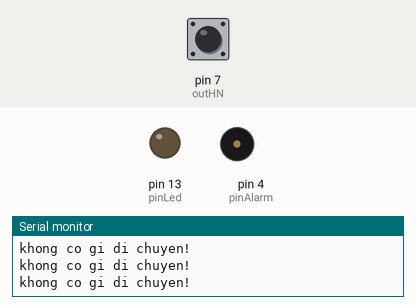
Simulated run of this sketch. Board: Arduino Uno, built with avr-gcc and run on an emulated ATmega328P. Shown: output pins drawn as LEDs (lit = HIGH), buzzer (waves = sounding), the last lines printed to the serial monitor. Dashed ring = blinking. The test bench sets the inputs (shaded band); at power-on: pin 7 (outHN) LOW.

Above: at 1.2 s.
1.3 s: pin 7 (outHN) driven HIGH
At 1.53 s:
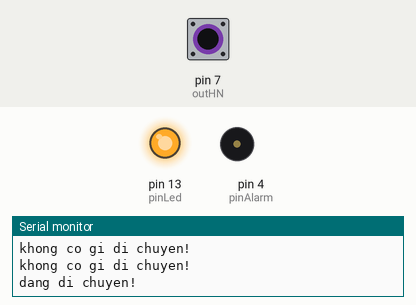
4.3 s: pin 7 (outHN) driven LOW
At 5.2 s:
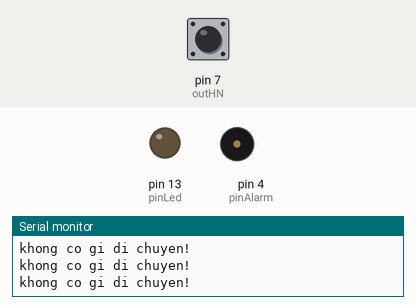
7.3 s: pin 7 (outHN) pulsed HIGH 2 times (0.12 s each, 0.3 s apart)
At 7.52 s:
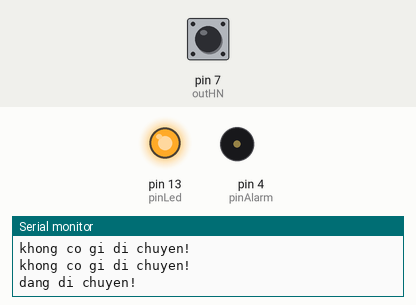
10.9 s: pin 7 (outHN) pulsed HIGH 5 times (0.12 s each, 0.3 s apart)
At 11.11 s:
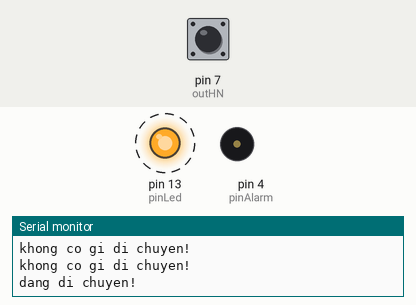
Timing chart, 0 to 14.1 s (numbered marks = the images above; inputs shaded):
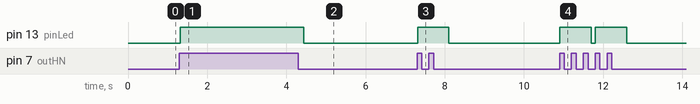

The sketch:

camBien_HN.ino
```cpp
int pinAlarm = 4;
int pinLed = 13;
int outHN = 7;
float sinVal;
int toneVal;

void setup(){
  pinMode(pinLed, OUTPUT);
  pinMode(pinAlarm, OUTPUT);
  pinMode(outHN, INPUT);
  Serial.begin(9600);
}

void loop(){
  int value = digitalRead(outHN);
  if (value == HIGH){
    digitalWrite(pinLed, HIGH);
    Serial.print("dang di chuyen!");
    Serial.print("\n");
    for (int x = 0; x < 180; x++) {
      //Convert sin function to radian
      sinVal = (sin(x * (3.1412 / 180)));
      // Use sin function to generate frequency of sound
      toneVal = 2000 + (int(sinVal * 1000));
      // Configure the buzzer pin 4
      tone(pinAlarm, toneVal);
      delay(2);
    }
    noTone(pinAlarm);
  }
  else{
    digitalWrite(pinLed, LOW);
    Serial.print("khong co gi di chuyen!");
    Serial.print("\n");
  }
}
```

Measured:
- after the input at 1.3 s, pin 13 (pinLed): LOW → HIGH at once
- after the input at 4.3 s, pin 13 (pinLed): HIGH → LOW after 0.14 s; tone on pin 4 (pinAlarm): stays silent (without the input it goes to 2865 Hz after 2.6 s)
- after the input at 7.3 s, pin 13 (pinLed): LOW → HIGH at once, → LOW 0.79 s later
- after the input at 10.9 s, pin 13 (pinLed): alternates HIGH for 0.79 s and LOW for 0.10 s, 4 changes in all, then stays LOW, starting at once
